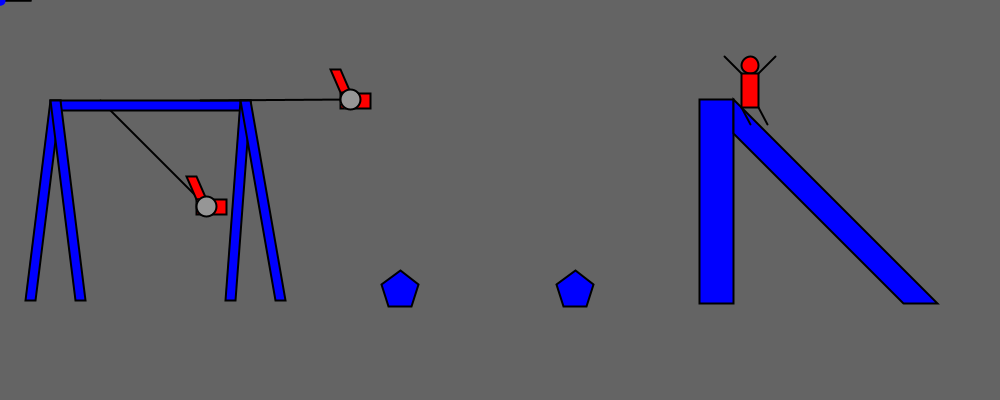
Frame 1 (no input)
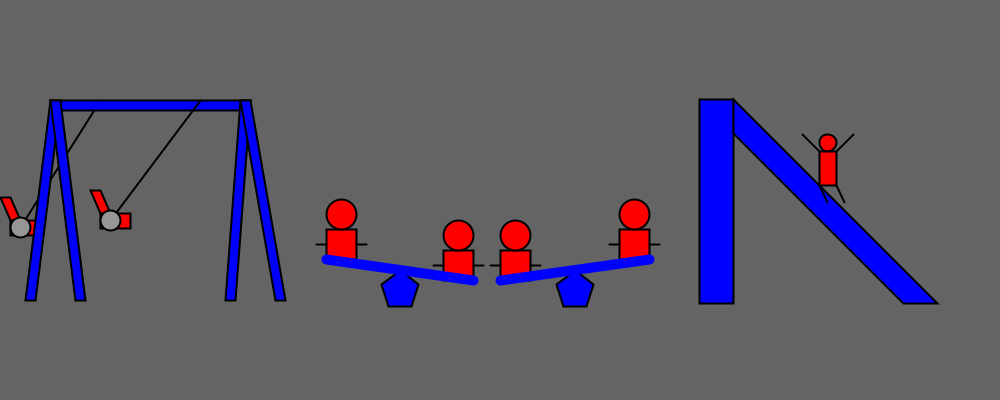
Frame 60 (the mouse pressed at the canvas centre just before this capture)
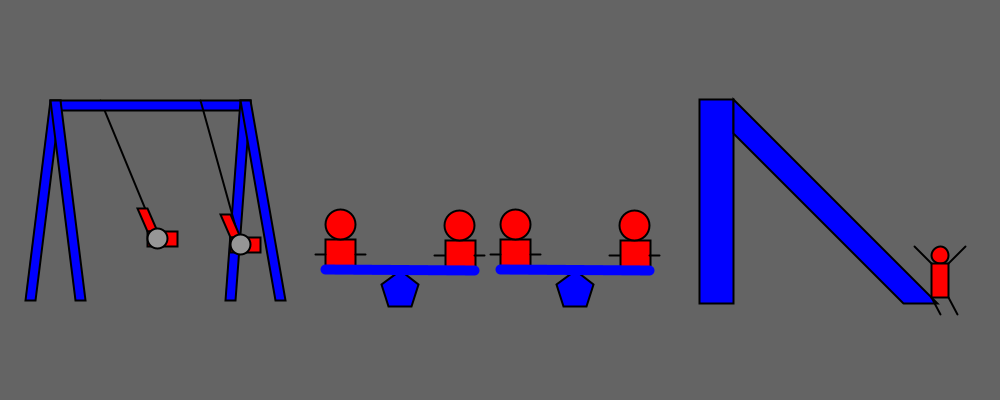
Frame 120 (the mouse held since frame 60 and released just before this capture)

The Processing sketch that drew these frames (run headless with seeded random() and noise(); from frame 60 on, the mouse is pressed at the canvas centre):

// Processing sketch: group_19_assignment6
// ── group_19_assignment6.pde
Swing s1, s2;
PVector or1, or2;
color c1, c2;
SwingSet set;
Slide a;
float friction;
Seesaw ss1, ss2;

void setup(){
  size(1000,400);
  c1 = color (255, 0, 0);
  c2 = color (0, 0, 255);
  //Swing set
  or1 = new PVector(100, 100);
  or2 = new PVector(200, 100);
  s2 = new Swing(or2, PI/2, 150, 0.98, c1);
  s1 = new Swing(or1, PI/4, 150, 0.99, c1);
  set = new SwingSet(50, 100, 200, 25, 200, c2);
  //Seesaws
  ss1 = new Seesaw(270, 400, 150, 0.05, c2, c1);
  ss2 = new Seesaw(270, 575, 150, 0.025, c2, c1);
  //Slide
  ellipseMode(RADIUS);
  a = new Slide(750,65,17,0,0, c2, c1);
  //Friction for slide
  friction = 0.95;
}

void draw(){
  background(100);
  rectMode(CORNER);
  ellipseMode(RADIUS);
  s1.display();
  set.display();
  s2.display();
  s1.applyForces();
  s1.drag();
  s2.drag();
  s2.applyForces();
  
  a.display();
  
  //Force of "gravity" moves at same accel since sin(theta) = root(2)/2
  a.applyForces(0.1,0.1);
  
  //Force of friction will oppose motion and will scale with velocity
  float tempvx = a.getvX();
  float tempvy = a.getvY();
  a.setvX(tempvx*friction);
  a.setvY(tempvy*friction);
  
  a.move();
  ss1.display();
  ss2.display();
  ss1.applyForces();
  ss2.applyForces();

}

void mousePressed(){
  s1.clicked(mouseX, mouseY);
  s2.clicked(mouseX, mouseY);
}

void mouseReleased(){
  s1.stopDragging();
  s2.stopDragging();
}

void keyPressed(){
  a.reset();
  
  //Apply random impulse every mouse press
  float ran = random(5);
  a.applyForces(ran,ran);
}
// ── Seesaw.pde
class Seesaw { 
  float ldy, rdy, luy, ruy;
  float ldx, rdx, lux, rux;
  float vyd, vyu;
  float m = 1.0;
  float ryd, px, l;
  float ryu;
  float ks = 0.1;
  float kd = 0.1;
  color c1, c2;
  
  Seesaw (float ryd, float px, float l, float ks, color c1, color c2) { 
    this.px = px;
    this.l = l;
    this.m = 1.0;
    this.ryd = ryd;
    this.ks = ks;
    this.kd = 0.1;
    this.c1 = c1;
    this.c2 = c2;
  }

  void display() {
    stroke(0);
    fill (c1);
    beginShape();
    vertex(this.px, this.ryd);
    vertex((this.px + 18.8), (this.ryd + 14));
    vertex((this.px + 11.6), (this.ryd + 36));
    vertex((this.px - 11.6), (this.ryd + 36));
    vertex((this.px - 18.8), (this.ryd + 14));
    endShape(CLOSE);
    rectMode(CORNERS);
    fill (c2);
    rect(this.rdx, this.rdy, this.rdx - 30, this.rdy - 30);
    rect(this.ldx, this.ldy, this.ldx + 30, this.ldy - 30);
    ellipseMode(CENTER);
    ellipse(this.rdx - 15, this.rdy - 45, 30, 30);
    ellipse(this.ldx + 15, this.ldy - 45, 30, 30);
    line(this.rdx, this.rdy - 15, this.rdx + 10, this.rdy - 15);
    line(this.rdx - 30, this.rdy - 15, this.rdx - 40, this.rdy - 15);
    line(this.ldx, this.ldy - 15, this.ldx - 10, this. ldy - 15);
    line(this.ldx + 30, this.ldy - 15, this.ldx + 40, this.ldy - 15);
    fill(c1);
    stroke(c1);
    strokeWeight(10);
    line(this.ldx, this.ldy, this.rdx, this.rdy);
    strokeWeight(2);
    stroke(0);
  }
  
  void applyForces() {
    this.rdx = this.px + sqrt(pow((this.l/2), 2) - pow((this.rdy - this.ryd), 2));
    this.ldx = this.px - sqrt(pow((this.l/2), 2) - pow((this.ryd - this.ldy), 2));
    float fd = -((ks * (this.ldy - this.ryd)) + kd*vyd);
    float ad = fd/m;
    vyd = vyd + ad;
    this.ldy += vyd;
    this.rdy = this.ryd - (this.ldy - this.ryd);
    if (keyPressed == true) {
      fd = 0;
      ad = 0;
      this.ldy = 0;
      vyd = 0;
      vyu = 0;
    }
  }
}
// ── Slide.pde
class Slide{
 
  Slide() {}
  
  float x,y,r,velx,vely,accelx,accely;
  float xorig,yorig,rorig,velxorig,velyorig; //Orig vals so it can reset on mouse press
  color c1, c2;
  Slide(float x, float y, float r, float velx, float vely, color c1, color c2){
    this.x = x;
    this.y = y;
    this.r = r;
    this.velx = velx;
    this.vely = vely;
    this.c1 = c1;
    this.c2 = c2;
    
    xorig = x;
    yorig = y;
    rorig = r;
    velxorig = velx;
    velyorig = vely;
  }
  
  void display(){
    
  //Draw Slide
  fill(c1);
  rect(xorig-(r*3),yorig+(r*2),r*2,r*12);
  beginShape();
  vertex(xorig-r,yorig+(r*2));
  vertex(xorig+(r*11),yorig+(r*14));
  vertex(xorig+(r*9),yorig+(r*14));
  vertex(xorig-r,yorig+(r*4));
  endShape(CLOSE);
    
  //Draw person on slide  
  fill(c2);
  ellipse(x,y,r/2,r/2);
  rect(x-(r/2),y+(r/2),r,(r*2));
  beginShape(LINES);
  vertex(x-(r/2),y+(r/2));
  vertex(x-(3*r/2),y-(r/2));
  endShape();
  beginShape(LINES);
  vertex(x+(r/2),y+(r/2));
  vertex(x+(3*r/2),y-(r/2));
  endShape();
  beginShape(LINES);
  vertex(x-(r/2),y+(r*5/2));
  vertex(x,y+(7*r/2));
  endShape();
  beginShape(LINES);
  vertex(x+(r/2),y+(r*5/2));
  vertex(x+r,y+(7*r/2));
  endShape();
  
  }
  
  //Apply forces class which will change vel based on accel
  void applyForces(float fx, float fy){
    this.accelx = fx;
    this.accely = fy;
    
    velx += fx;
    vely += fy;
   
  }
  
  //Class to move object after forces ah ve been applied
  void move(){
    if (x > xorig+(r*11) + (r/2)){
      velx = 0;
      vely = 0;
    }
    x += velx;
    y += vely;
  }
  
  //Return velx value
  float getvX(){
    return this.velx; 
  }
  //Return vely value
  float getvY(){
    return this.vely; 
  }
  
  //Set velx value
  void setvX(float vX){
    this.velx = vX; 
  }
  //Set vely value
  void setvY(float vY){
    this.vely = vY; 
  }
  
  void reset(){
    this.x = xorig;
    this.y = yorig;
    this.r = rorig;
    this.velx = velxorig;
    this.vely = velyorig;
  }
}
// ── Swing.pde
class Swing{
  PVector origin, bob; float theta, len, angVel, angAcc, damp; color c;
  boolean dragging = false;
  
  Swing(PVector origin, float theta, float len, float damp, color c){
    this.origin = origin;
    this.bob = new PVector();
    this.theta = theta;
    this.len = len;
    this.c = c;
    this.angVel = 0;
    this.angAcc = 0;
    this.damp = damp;
    //bob.x = sin(theta) * len + origin.x
    //bob.y = cos(theta) * len + origin.y
    //forcePendulum = sin(theta) * forceGravity
    //forcePendulum = sin(theta) * Gravity * mass
    //angAcc = -Gravity * sin(theta)
    //theta += angVel
    //aVel += angAcc
    //aVel *= damp;
  }
  void display(){
    this.bob.set(this.len*sin(this.theta), this.len*cos(this.theta), 0);
    this.bob.add(this.origin);
    stroke(0);
    strokeWeight(2);
    line(this.origin.x, this.origin.y, this.bob.x, this.bob.y);
    fill(this.c);
    quad(this.bob.x-10, this.bob.y-30, this.bob.x, this.bob.y-7, this.bob.x-10, this.bob.y-7, this.bob.x-20, this.bob.y-30);
    rect(this.bob.x-10, this.bob.y-7, 30, 15);
    fill(150);
    if (dragging) {
      fill(0); 
    }
    ellipse(this.bob.x, this.bob.y, 10, 10);
  }
  void applyForces(){
    if (!dragging){
      float gravity = 0.4;
      this.angAcc = (-1 * gravity / this.len) * sin(this.theta);
      this.angVel += this.angAcc;
      this.angVel *= this.damp;
      this.theta += this.angVel;
    }
  }
  void clicked(int mx, int my){
    float d = dist(mx, my, this.bob.x, this.bob.y);
    if (d < 10){
      dragging = true; 
    }
  }
  void stopDragging(){
    if (dragging){
      angVel = 0;
      dragging = false;
    }
  }
  void drag() {
    if (dragging){
      PVector diff = PVector.sub(this.origin, new PVector(mouseX, mouseY));
      theta = atan2(-1*diff.y, diff.x) - radians(90);
    }
  }
}
// ── SwingSet.pde
class SwingSet{
  float x, y, h, w, l; color c;
  SwingSet (float x, float y, float h, float w, float l, color c){
    this.x = x;
    this.y = y;
    this.h = h;
    this.w = w;
    this.l = l;
    this.c = c;
  }
  void display(){
     fill(c);
     rect(this.x, this.y, this.l, 10);
     quad(this.x, this.y, this.x-this.w, this.y+this.h, this.x-this.w+10, this.y+this.h, this.x+10, this.y);
     quad(this.x, this.y, this.x+this.w, this.y+this.h, this.x+this.w+10, this.y+this.h, this.x+10, this.y);
     quad(this.x-10+this.l, this.y, this.x+this.l-this.w, this.y+this.h, this.x+this.l-this.w+10, this.y+this.h, this.x+this.l, this.y);
     quad(this.x-10+this.l, this.y, this.x+this.l+this.w, this.y+this.h, this.x+this.l+this.w+10, this.y+this.h, this.x+this.l, this.y);
  }
}
